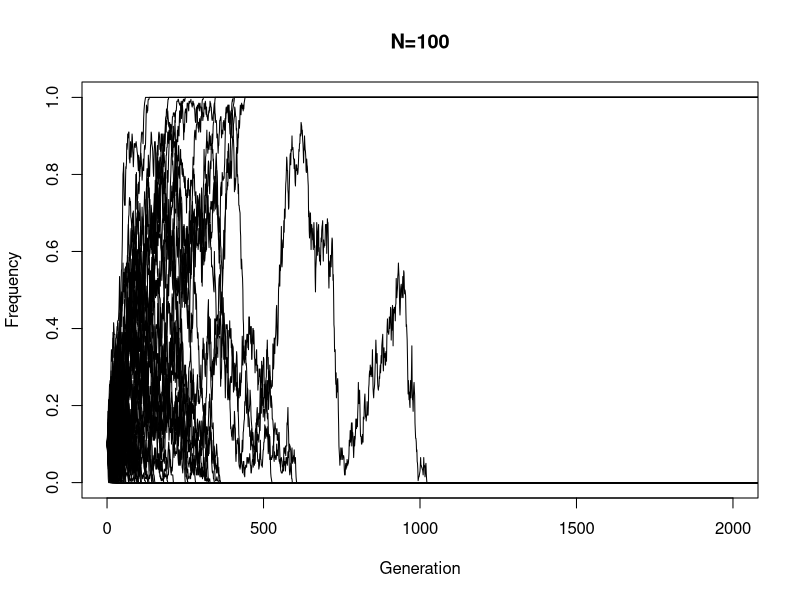
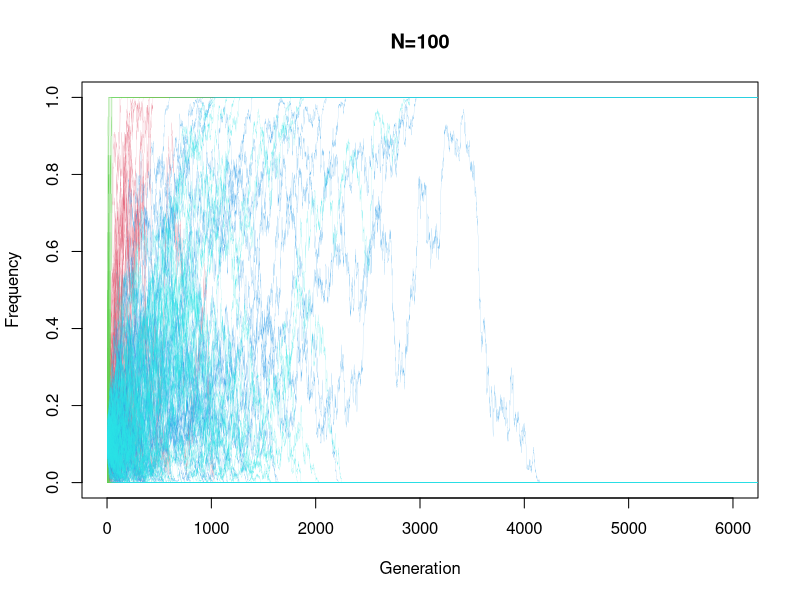

Write R code to recreate these figures, in order.
## ---- chunk 1
expected <- mean(rbinom(10000, 10, 0.1))
expected
## ---- chunk 2
#genetic drift
pp <- 0.1
NN <- 10 # number of diploid indiv; 2*NN = number of chromosome
count <- rbinom(1, 2*NN, pp)
count
count/(2*NN)
## ---- chunk 3
#function
GenDriftFunc <- function(LL, NN, p0, TT){
  #matrix of allele freq of each SNP (col) in each gen (row)
  freqs <- matrix(nrow = TT, ncol = LL)
  #fill first row with p0
  freqs[1, ] <- p0
  #for loop to iterate rbinom for each subsequent row
  for (tt in 2:TT){
    for(ll in 1:LL){
        freqs[tt, ll] <- rbinom(1, 2*NN, freqs[tt-1, ll])/(2*NN)
    }
  }
  return(freqs)
}
## ---- chunk 4
NN=100
LL=1000
TT=10000
p0=0.1
sim1 <- GenDriftFunc(LL, NN, p0, TT)
## ---- chunk 5
#extinct?
sum(sim1[10000, ] == 0)
## ---- chunk 6
#fixation?
sum(sim1[10000, ] == 1)
## ---- chunk 7
#agree?
sum(sim1[10000, ] == 1)/1000
## ---- chunk 8
#plot
plot(sim1[ , 1], type = "l", ylim = c(0, 1), xlim = c(0, 2000), main = "N=100", xlab = "Generation", ylab = "Frequency")
for(ii in 2:100){
    lines(sim1[ , ii])
}
## ---- chunk 9
#repeat
NN=100
LL=1000
TT=10000
p0=0.6
sim2 <- GenDriftFunc(LL, NN, p0, TT)
#extinct?
sum(sim2[10000, ] == 0)
## ---- chunk 10
#fixation?
sum(sim2[10000, ] == 1)
## ---- chunk 11
#agree?
sum(sim2[10000, ] == 1)/1000
## ---- chunk 12
# N=10
NN=10
LL=1000
TT=10000
p0=0.1
sim3 <- GenDriftFunc(LL, NN, p0, TT)

# N=500
NN=500
LL=1000
TT=10000
p0=0.1
sim4 <- GenDriftFunc(LL, NN, p0, TT)

# N=1000
NN=500
LL=1000
TT=10000
p0=0.1
sim5 <- GenDriftFunc(LL, NN, p0, TT)
## ---- chunk 13
#plot sim1, sim3, sim4, sim5
#100=red; 10=green; 500=blue; 1000=cyan
plot(sim1[ , 1], type = "l", ylim = c(0, 1), xlim = c(0, 6000), main = "N=100", xlab = "Generation", ylab = "Frequency", col = 2, lwd = 0.1)
for(ii in 2:100){
  lines(sim1[ , ii], col = 2, lwd = 0.1)
  adjustcolor(col = 2, alpha.f = 0.8)
}
for(ii in 1:100){
  lines(sim3[ , ii], col = 3, lwd = 0.1)
  adjustcolor(col = 3, alpha.f = 1)
}
for(ii in 1:100){
  lines(sim4[ , ii], col = 4, lwd = 0.1)
  adjustcolor(col = 4, alpha.f = 0.6)
}
for(ii in 1:100){
  lines(sim5[ , ii], col = 5, lwd = 0.1)
  adjustcolor(col = 5, alpha.f = 0.6)
}
## ---- chunk 14
#fixation?
fix1 <- sum(sim1[10000, ] == 1)/1000
fix3 <- sum(sim3[10000, ] == 1)/1000
fix4 <- sum(sim4[10000, ] == 1)/1000
fix5 <- sum(sim5[10000, ] == 1)/1000
popsize <- c(10, 100, 500, 1000)
fixedproportion <- c(fix3, fix1, fix4, fix5)
table <- rbind(popsize, fixedproportion)
table
